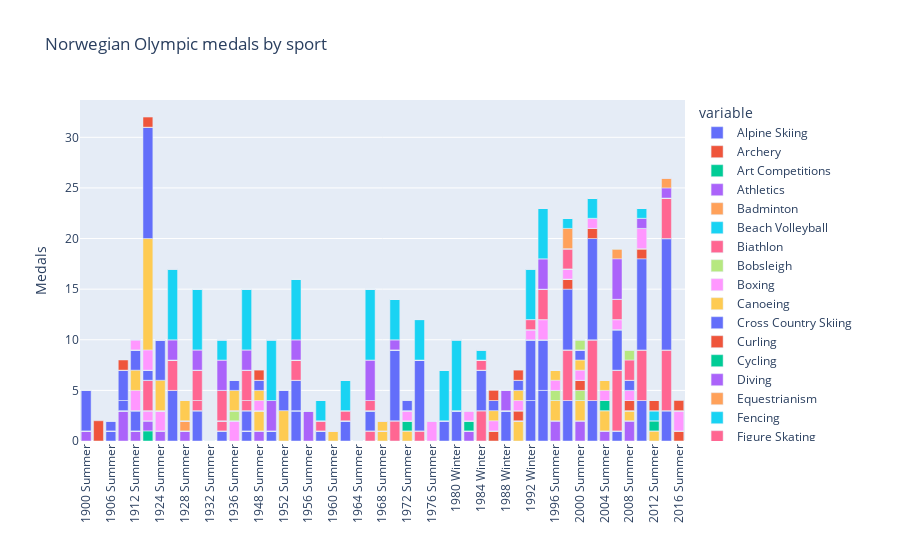

Here is the notebook cell this chart was saved with:
### Code cell
def norwegian_medals_sport_per_games(df=nor, col="Games"):

    nor_medals_sport = df.copy()
    nor_medals_sport = nor_medals_sport.drop_duplicates(subset=["Event", "Games", "Team", "Medal"])
    nor_medals_sport = nor_medals_sport.groupby([col, "Sport"])["Medal"].count().unstack(fill_value=0)
    nor_medals_sport = nor_medals_sport.reset_index()

    fig = px.bar(nor_medals_sport, x=col, y=nor_medals_sport.columns[1:], 
                title="Norwegian Olympic medals by sport", 
                labels={"Total": "Medals", "index": "Sport", "Games": "", "value": "Medals"}, 
                color_discrete_sequence=px.colors.qualitative.Plotly)                               # TODO: individual colours per sport or unique for the most prominent ones
    fig.update_xaxes(tickangle=-90)
    
    fig.show()
    # return fig


norwegian_medals_sport_per_games()
